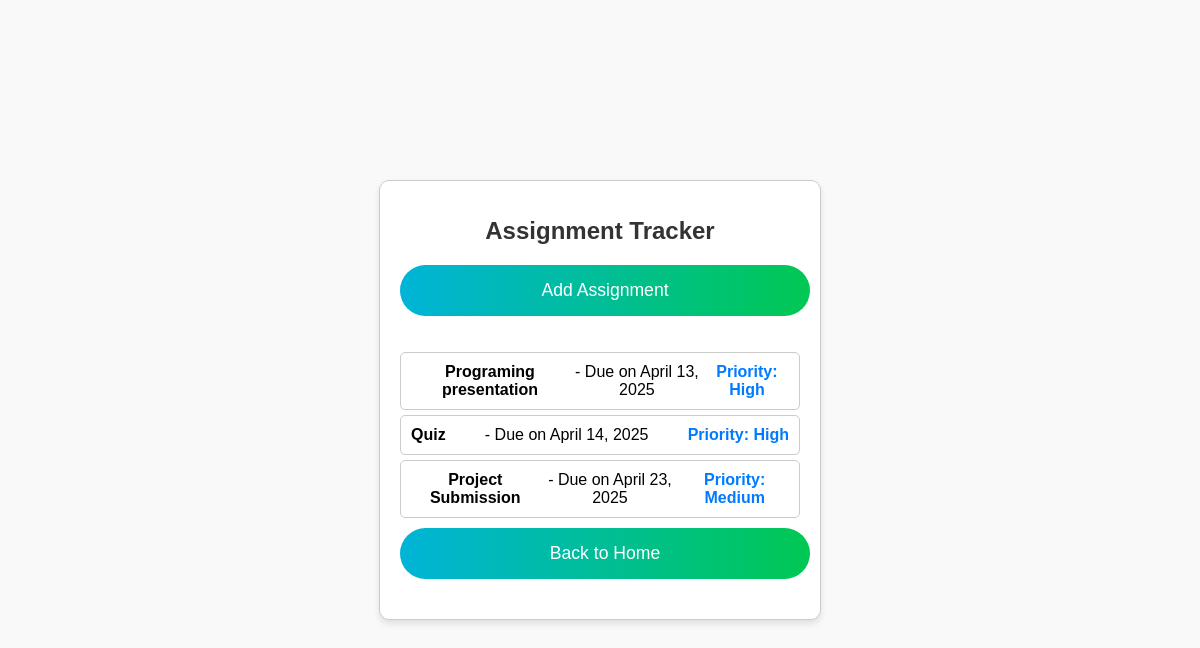
The app's page /assignments/ (signed in) with its own data.
### core/models.py (models this page shows, shortened)
class Assignment(models.Model):
    title = models.CharField(max_length=200)
    description = models.TextField(blank=True, null=True)
    due_date = models.DateField()
    priority = models.CharField(
        max_length=10,
        choices=[('High', 'High'), ('Medium', 'Medium'), ('Low', 'Low')],
        default='Medium'
    )
    user = models.ForeignKey(User, on_delete=models.CASCADE)

### core/views.py (the view, shortened to what this page needs)
# urls.py: path('assignments/', views.assignments, name='assignments'),
@login_required
def assignments(request):
    assignments = Assignment.objects.filter(user=request.user)
    return render(request, 'assignments.html', {'assignments': assignments})

### core/templates/assignments.html (shortened to what this page needs)
{% load static %}
<!DOCTYPE html>
<html lang="en">
<head>
    <link rel="stylesheet" href="{% static 'css/styles.css' %}">
</head>
<body>
    <div class="container">
        <h1 class="form-title">Assignment Tracker</h1>
        <a href="/add-assignment/" class="btn-submit add-assignment-button">Add Assignment</a>
        {% if assignments %}
            <ul class="assignments-list">
                {% for assignment in assignments %}
                    <li>
                        <strong>{{ assignment.title }}</strong> - Due on {{ assignment.due_date }}
                        <span class="priority">Priority: {{ assignment.priority }}</span>
                    </li>
                {% endfor %}
            </ul>
        {% else %}
            <p class="no-assignments">No assignments available. Add one above!</p>
        {% endif %}
        <a href="/home/" class="btn-submit back-home-button">Back to Home</a>
    </div>
</body>
</html>

### core/static/css/styles.css (style rules this page uses)
body { font-family: Arial, sans-serif; margin: 0; padding: 0; background-color: #f9f9f9; display: flex; justify-content: center; align-items: center; min-height: 100vh; }
.container { text-align: center; max-width: 400px; width: 100%; padding: 20px; border: 1px solid #ccc; border-radius: 10px; background: #fff; box-shadow: 0 4px 6px rgba(0, 0, 0, 0.1); }
.form-title { font-size: 1.5rem; color: #333; margin-bottom: 20px; }
.btn-submit { display: inline-block; width: 95%; padding: 15px; background: linear-gradient(to right, #00b4d8, #00c853); color: white; border: none; border-radius: 50px; cursor: pointer; text-decoration: none; font-size: 1.1rem; transition: background 0.3s ease; margin-bottom: 20px; align-self: center; text-align: center; }
.assignments-list { list-style-type: none; padding: 0; margin-bottom: 10px; }
.assignments-list li { background: #fff; padding: 10px; margin-bottom: 5px; border: 1px solid #ccc; border-radius: 5px; display: flex; justify-content: space-between; align-items: center; }
.priority { color: #007BFF; font-weight: bold; }

### records on screen
Assignment: title "Programing presentation", due_date "April 13, 2025", priority "High"
Assignment: title "Quiz", due_date "April 14, 2025", priority "High"
Assignment: title "Project Submission", due_date "April 23, 2025", priority "Medium"
